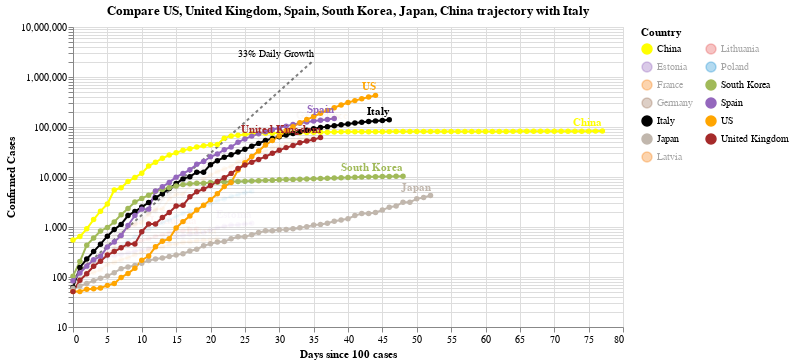

Source (notebook cell):
### Code cell
#hide_input
chart2 = make_since_chart(['US', 'United Kingdom', 'Spain', 'South Korea', 'Japan', 'China'])
chart2

### Figure 1 — Vega-Lite specification as saved in the notebook (floating-point values rounded to 4 significant figures; data arrays with more than 128 entries replaced by an {"elided": "..."} marker saying what was removed)
{"config": {"view": {"continuousWidth": 400, "continuousHeight": 300}}, "layer": [{"mark": {"type": "line", "color": "black", "opacity": 0.5, "strokeDash": [3, 3]}, "encoding": {"x": {"type": "quantitative", "field": "Days since 100 cases"}, "y": {"type": "quantitative", "field": "Confirmed Cases"}}}, {"mark": {"type": "text", "align": "right", "dy": -6, "fontSize": 10, "text": "33% Daily Growth"}, "encoding": {"x": {"type": "quantitative", "field": "Days since 100 cases"}, "y": {"type": "quantitative", "field": "Confirmed Cases"}}, "transform": [{"filter": "(datum['Days since 100 cases'] >= 35)"}]}, {"data": {"name": "data-67cf6be74bb64a5f98c5bb0fa9af9557"}, "mark": {"type": "line", "point": true}, "encoding": {"color": {"type": "nominal", "field": "Country", "legend": {"columns": 2}, "scale": {"domain": ["China", "Estonia", "France", "Germany", "Italy", "Japan", "Latvia", "Lithuania", "Poland", "South Korea", "Spain", "US", "United Kingdom"], "range": ["yellow", "#9467bd", "#F58518", "#9D755D", "black", "#C1B7AD", "#F58518", "#E45756", "#2495D3", "#A1BA59", "#9467bd", "orange", "brown"]}}, "opacity": {"condition": {"value": 1, "selection": "selector005"}, "value": 0.05}, "tooltip": [{"type": "nominal", "field": "Country"}, {"type": "temporal", "field": "Date"}, {"type": "quantitative", "field": "Confirmed Cases"}, {"type": "quantitative", "field": "Days since 100 cases"}], "x": {"type": "quantitative", "field": "Days since 100 cases"}, "y": {"type": "quantitative", "field": "Confirmed Cases", "scale": {"type": "log"}}}, "selection": {"selector005": {"type": "multi", "fields": ["Country"], "bind": "legend", "init": [{"Country": "US"}, {"Country": "United Kingdom"}, {"Country": "Spain"}, {"Country": "South Korea"}, {"Country": "Japan"}, {"Country": "China"}, {"Country": "Italy"}]}}, "width": 550}, {"data": {"name": "data-67cf6be74bb64a5f98c5bb0fa9af9557"}, "mark": {"type": "text", "align": "right", "dy": -8, "fontWeight": "bold"}, "encoding": {"color": {"type": "nominal", "field": "Country", "legend": {"columns": 2}, "scale": {"domain": ["China", "Estonia", "France", "Germany", "Italy", "Japan", "Latvia", "Lithuania", "Poland", "South Korea", "Spain", "US", "United Kingdom"], "range": ["yellow", "#9467bd", "#F58518", "#9D755D", "black", "#C1B7AD", "#F58518", "#E45756", "#2495D3", "#A1BA59", "#9467bd", "orange", "brown"]}}, "opacity": {"condition": {"value": 1, "selection": "selector005"}, "value": 0.05}, "text": {"type": "nominal", "field": "Country"}, "tooltip": [{"type": "nominal", "field": "Country"}, {"type": "temporal", "field": "Date"}, {"type": "quantitative", "field": "Confirmed Cases"}, {"type": "quantitative", "field": "Days since 100 cases"}], "x": {"type": "quantitative", "field": "Days since 100 cases"}, "y": {"type": "quantitative", "field": "Confirmed Cases", "scale": {"type": "log"}}}, "transform": [{"filter": "(datum['Date'] >= 1586304000000)"}], "width": 550}], "data": {"name": "data-c1a3bbf4dd040f2e7e8e7a69520e3c2a"}, "title": "Compare US, United Kingdom, Spain, South Korea, Japan, China trajectory with Italy", "$schema": "https://vega.github.io/schema/vega-lite/v4.0.2.json", "datasets": {"data-c1a3bbf4dd040f2e7e8e7a69520e3c2a": [{"Days since 100 cases": 0, "Confirmed Cases": 100.0}, {"Days since 100 cases": 1, "Confirmed Cases": 133.0}, {"Days since 100 cases": 2, "Confirmed Cases": 176.9}, {"Days since 100 cases": 3, "Confirmed Cases": 235.3}, {"Days since 100 cases": 4, "Confirmed Cases": 312.9}, {"Days since 100 cases": 5, "Confirmed Cases": 416.2}, {"Days since 100 cases": 6, "Confirmed Cases": 553.5}, {"Days since 100 cases": 7, "Confirmed Cases": 736.1}, {"Days since 100 cases": 8, "Confirmed Cases": 979.1}, {"Days since 100 cases": 9, "Confirmed Cases": 1302.0}, {"Days since 100 cases": 10, "Confirmed Cases": 1732.0}, {"Days since 100 cases": 11, "Confirmed Cases": 2303.0}, {"Days since 100 cases": 12, "Confirmed Cases": 3064.0}, {"Days since 100 cases": 13, "Confirmed Cases": 4074.0}, {"Days since 100 cases": 14, "Confirmed Cases": 5419.0}, {"Days since 100 cases": 15, "Confirmed Cases": 7207.0}, {"Days since 100 cases": 16, "Confirmed Cases": 9586.0}, {"Days since 100 cases": 17, "Confirmed Cases": 12750.0}, {"Days since 100 cases": 18, "Confirmed Cases": 16960.0}, {"Days since 100 cases": 19, "Confirmed Cases": 22550.0}, {"Days since 100 cases": 20, "Confirmed Cases": 29990.0}, {"Days since 100 cases": 21, "Confirmed Cases": 39890.0}, {"Days since 100 cases": 22, "Confirmed Cases": 53060.0}, {"Days since 100 cases": 23, "Confirmed Cases": 70560.0}, {"Days since 100 cases": 24, "Confirmed Cases": 93850.0}, {"Days since 100 cases": 25, "Confirmed Cases": 124800.0}, {"Days since 100 cases": 26, "Confirmed Cases": 166000.0}, {"Days since 100 cases": 27, "Confirmed Cases": 220800.0}, {"Days since 100 cases": 28, "Confirmed Cases": 293700.0}, {"Days since 100 cases": 29, "Confirmed Cases": 390600.0}, {"Days since 100 cases": 30, "Confirmed Cases": 519500.0}, {"Days since 100 cases": 31, "Confirmed Cases": 690900.0}, {"Days since 100 cases": 32, "Confirmed Cases": 918900.0}, {"Days since 100 cases": 33, "Confirmed Cases": 1222000.0}, {"Days since 100 cases": 34, "Confirmed Cases": 1625000.0}, {"Days since 100 cases": 35, "Confirmed Cases": 2162000.0}], "data-67cf6be74bb64a5f98c5bb0fa9af9557": {"elided": "524 records"}}}
